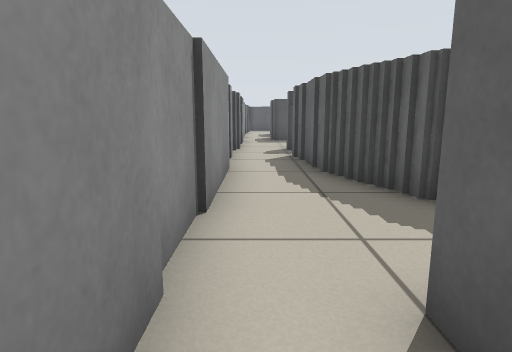
[1] (above)

24 first-person views from a walk through a world built for the Player/Stage simulator. The camera is 0.57 m above the floor, tilts 10° down and sees 75° across. The lines on the ground mark 1 m squares. The floor is counted in squares, 0.5 m on a side. Each view is taken from the middle of a square. On the plan, view 1 faces up. The plan holds only what a view shows up to about 13 squares ahead; the rest is blank. The place goes on beyond the plan. Robots are left out.

[2]
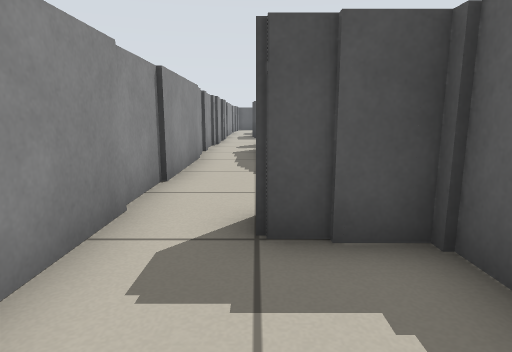

[3]
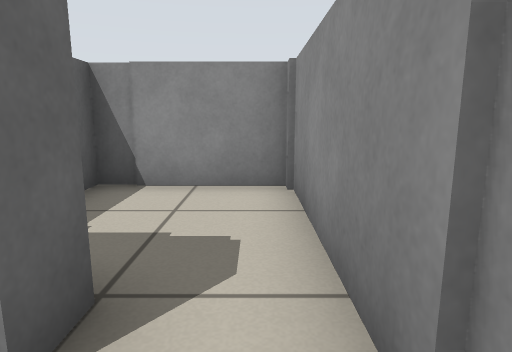

[4]
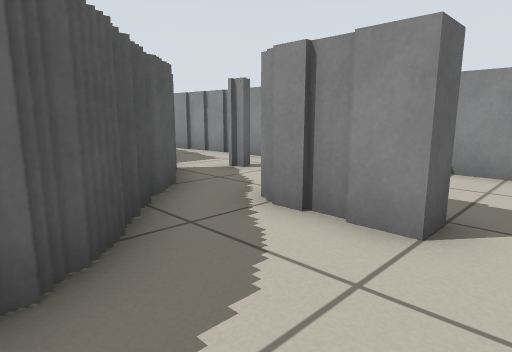

[5]
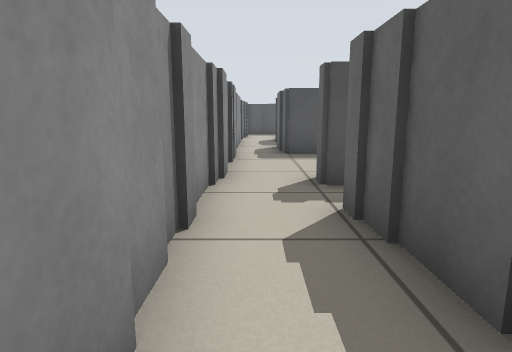

[6]
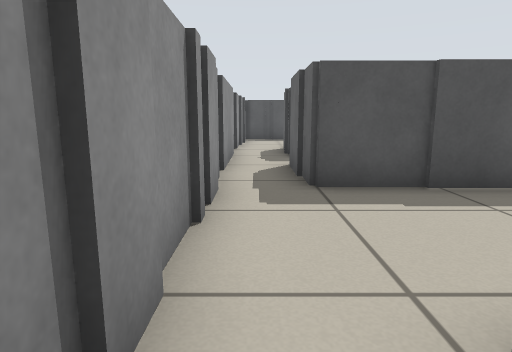

[7]
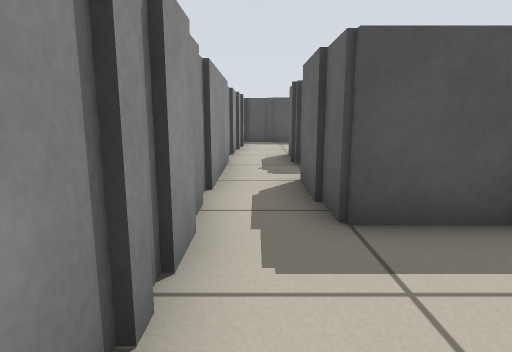

[8]
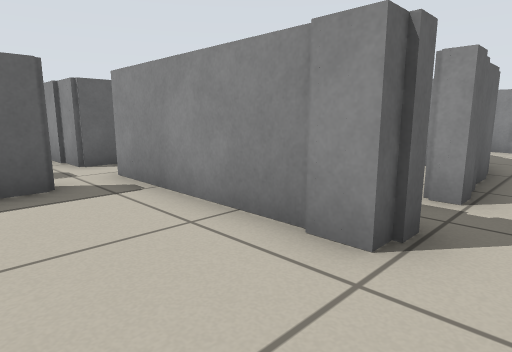

[9]
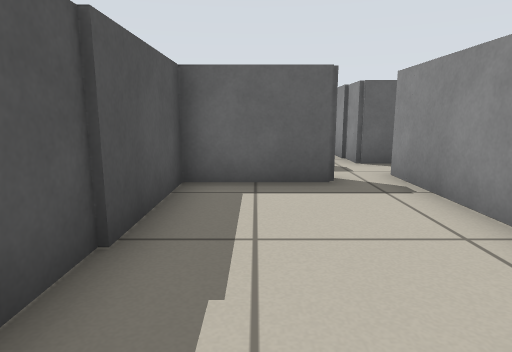

[10]
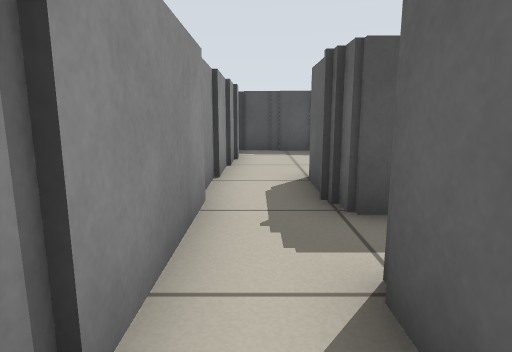

[11]
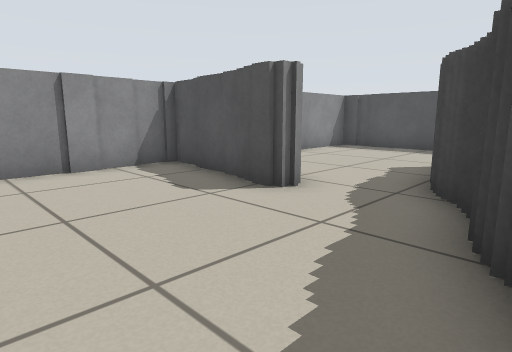

[12]
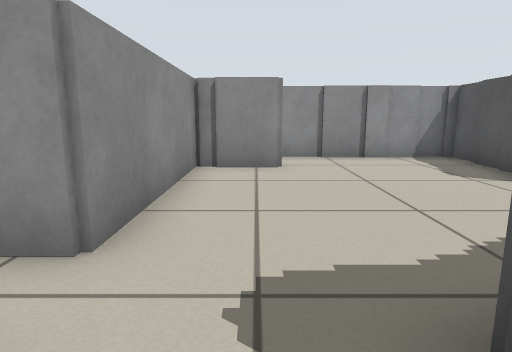

[13]
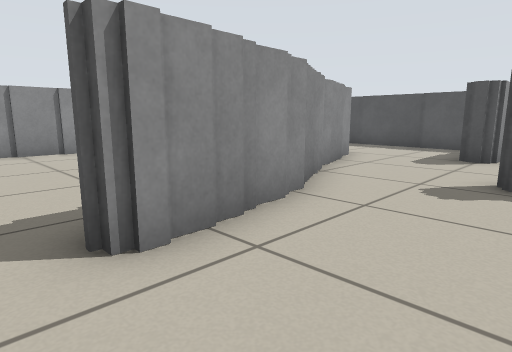

[14]
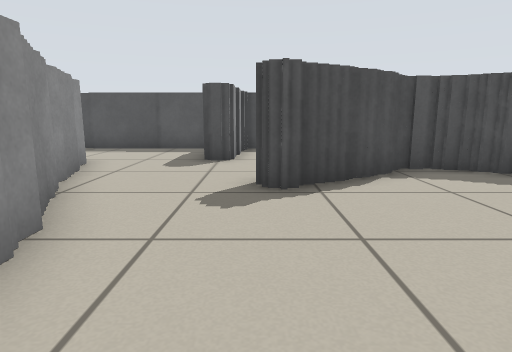

[15]
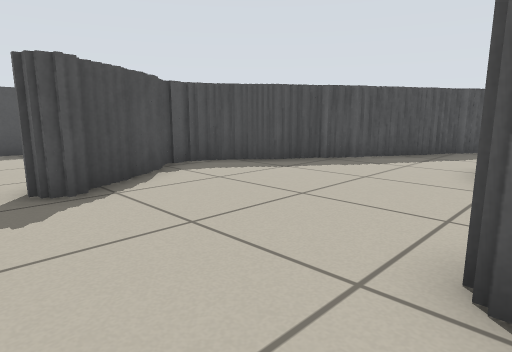

[16]
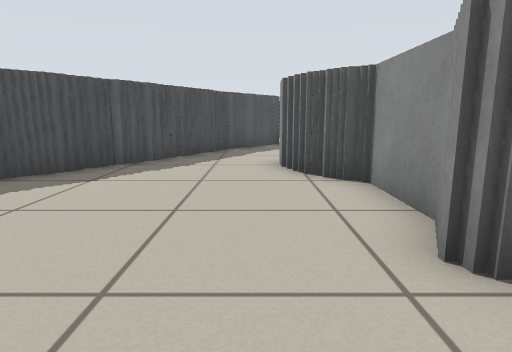

[17]
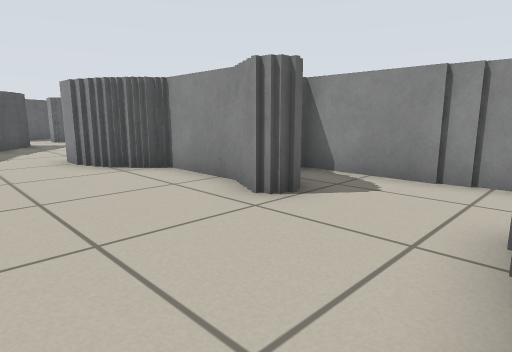

[18]
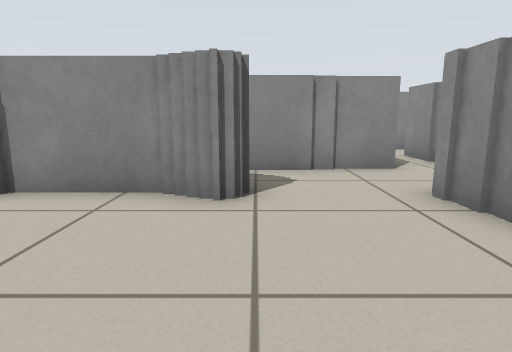

[19]
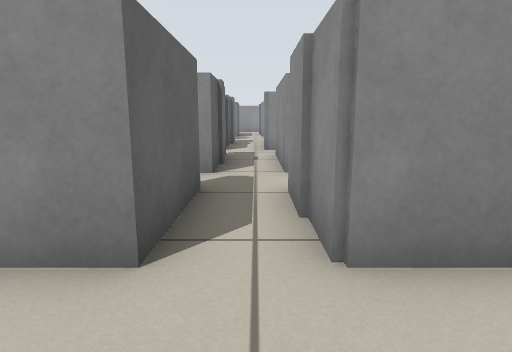

[20]
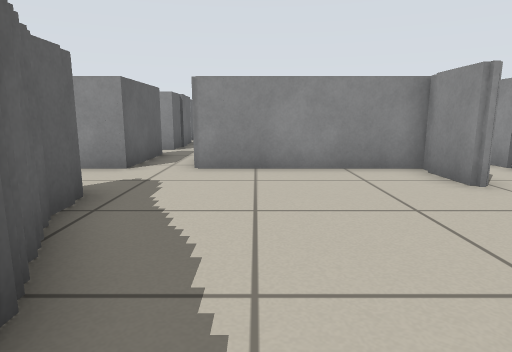

[21]
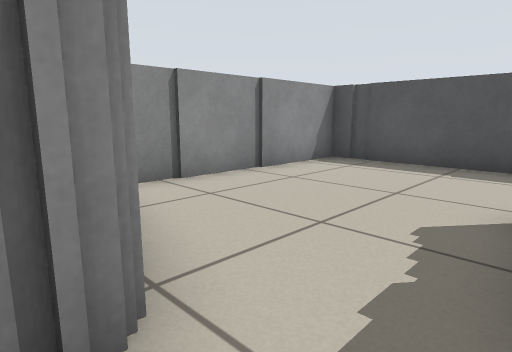

[22]
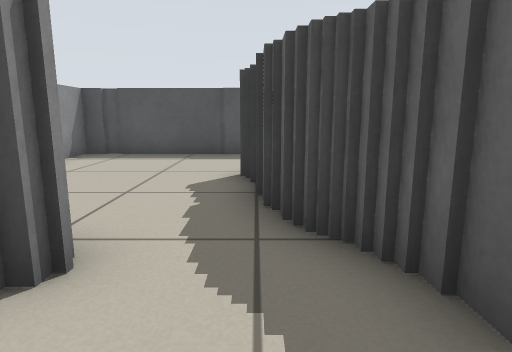

[23]
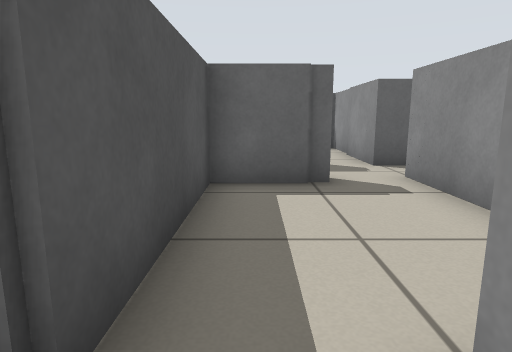

[24]
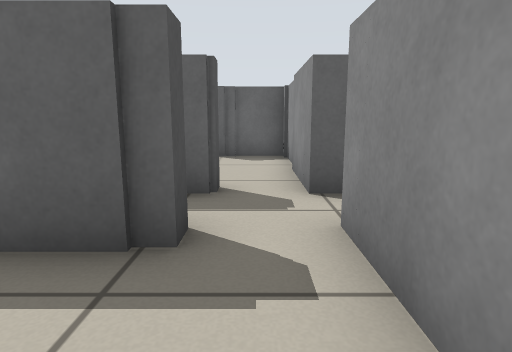

### Floor plan
Key: @ floor where view 1 was taken; # wall or solid block; . floor.
Columns run from 1 left of view 1 to 24 right of it. Each row starts with its distance up from view 1.
 36  ############
 35  #........##.
 34  #........#..
 33  #........#..
 32  #....##....  ##
 31 ##....##.... #####
 30 ##....## ..###...##
 29 #####..##.........###
 28 #.###..##...........##
 27 #.......##...........###
 26 #.......##.............##
 25 #.......##.......##.....##
 24 #........#...#####
 23 #.#..........##
 22 #.######. #####
 21 #.######.##
 20 #......###
 19 #.#....###....#
 18 #.#...........#
 17 #.######.######
 16 #. #####.#
 15 #......#.#
 14 #......#.#
 13 #..........#
 12 #..#########
 11 #..#
 10 #.##
  9 #.#
  8 #.#
  7 #.##
  6 #..##
  5 #..##
  4 #...##
  3 #....#
  2 #.####
  1 #.###
  0 #@..#
 -1 #...#
 -2 #...#
 -3 #####

Positions as (right, up) in squares from view 1, and headings:
1: (0, 0), facing up
2: (1, -2), facing up
3: (0, 3), facing down
4: (0, 5), facing down-right
5: (0, 6), facing up
6: (0, 11), facing up
7: (0, 13), facing up
8: (0, 15), facing down-right
9: (0, 15), facing right
10: (0, 17), facing up
11: (7, 24), facing up-left
12: (9, 23), facing left
13: (11, 23), facing up-left
14: (10, 24), facing up
15: (9, 24), facing up-right
16: (9, 26), facing right
17: (8, 28), facing down-right
18: (11, 29), facing down
19: (7, 24), facing down
20: (5, 29), facing down
21: (5, 28), facing up-left
22: (5, 26), facing up
23: (0, 20), facing right
24: (3, 18), facing right
